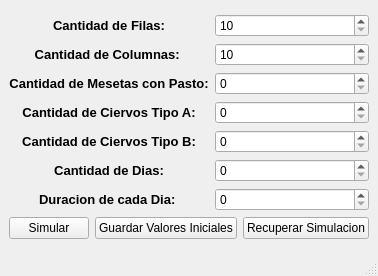
<?xml version="1.0" encoding="UTF-8"?>
<ui version="4.0">
 <class>MainWindow</class>
 <widget class="QMainWindow" name="MainWindow">
  <property name="geometry">
   <rect>
    <x>0</x>
    <y>0</y>
    <width>359</width>
    <height>276</height>
   </rect>
  </property>
  <property name="windowTitle">
   <string>MainWindow</string>
  </property>
  <widget class="QWidget" name="centralwidget">
   <layout class="QGridLayout" name="gridLayout">
    <item row="0" column="0">
     <layout class="QVBoxLayout" name="verticalLayout_3">
      <item>
       <layout class="QHBoxLayout" name="horizontalLayout">
        <item>
         <layout class="QVBoxLayout" name="verticalLayout_2">
          <item>
           <widget class="QLabel" name="label_4">
            <property name="font">
             <font>
              <family>Arial</family>
              <pointsize>10</pointsize>
              <weight>75</weight>
              <bold>true</bold>
             </font>
            </property>
            <property name="text">
             <string>Cantidad de Filas:</string>
            </property>
            <property name="alignment">
             <set>Qt::AlignCenter</set>
            </property>
           </widget>
          </item>
          <item>
           <widget class="QLabel" name="label_5">
            <property name="font">
             <font>
              <family>Arial</family>
              <pointsize>10</pointsize>
              <weight>75</weight>
              <bold>true</bold>
             </font>
            </property>
            <property name="text">
             <string>Cantidad de Columnas: </string>
            </property>
            <property name="alignment">
             <set>Qt::AlignCenter</set>
            </property>
           </widget>
          </item>
          <item>
           <widget class="QLabel" name="label">
            <property name="font">
             <font>
              <family>Arial</family>
              <pointsize>10</pointsize>
              <weight>75</weight>
              <bold>true</bold>
             </font>
            </property>
            <property name="text">
             <string>Cantidad de Mesetas con Pasto:</string>
            </property>
            <property name="alignment">
             <set>Qt::AlignCenter</set>
            </property>
           </widget>
          </item>
          <item>
           <widget class="QLabel" name="label_3">
            <property name="font">
             <font>
              <family>Arial</family>
              <pointsize>10</pointsize>
              <weight>75</weight>
              <bold>true</bold>
             </font>
            </property>
            <property name="text">
             <string>Cantidad de Ciervos Tipo A:</string>
            </property>
            <property name="alignment">
             <set>Qt::AlignCenter</set>
            </property>
           </widget>
          </item>
          <item>
           <widget class="QLabel" name="label_2">
            <property name="font">
             <font>
              <family>Arial</family>
              <pointsize>10</pointsize>
              <weight>75</weight>
              <bold>true</bold>
             </font>
            </property>
            <property name="text">
             <string>Cantidad de Ciervos Tipo B:</string>
            </property>
            <property name="alignment">
             <set>Qt::AlignCenter</set>
            </property>
           </widget>
          </item>
          <item>
           <widget class="QLabel" name="label_6">
            <property name="font">
             <font>
              <family>Arial</family>
              <pointsize>10</pointsize>
              <weight>75</weight>
              <bold>true</bold>
             </font>
            </property>
            <property name="text">
             <string>Cantidad de Dias:</string>
            </property>
            <property name="alignment">
             <set>Qt::AlignCenter</set>
            </property>
           </widget>
          </item>
          <item>
           <widget class="QLabel" name="label_7">
            <property name="font">
             <font>
              <family>Arial</family>
              <pointsize>10</pointsize>
              <weight>75</weight>
              <bold>true</bold>
             </font>
            </property>
            <property name="text">
             <string>Duracion de cada Dia: </string>
            </property>
            <property name="alignment">
             <set>Qt::AlignCenter</set>
            </property>
           </widget>
          </item>
         </layout>
        </item>
        <item>
         <layout class="QVBoxLayout" name="verticalLayout">
          <item>
           <widget class="QSpinBox" name="SpinFilas">
            <property name="minimum">
             <number>10</number>
            </property>
           </widget>
          </item>
          <item>
           <widget class="QSpinBox" name="SpinColumnas">
            <property name="minimum">
             <number>10</number>
            </property>
           </widget>
          </item>
          <item>
           <widget class="QSpinBox" name="SpinMesetas"/>
          </item>
          <item>
           <widget class="QSpinBox" name="SpinTipoA">
            <property name="maximum">
             <number>300</number>
            </property>
           </widget>
          </item>
          <item>
           <widget class="QSpinBox" name="SpinTipoB"/>
          </item>
          <item>
           <widget class="QSpinBox" name="SpinDias"/>
          </item>
          <item>
           <widget class="QSpinBox" name="SpinTiempo"/>
          </item>
         </layout>
        </item>
       </layout>
      </item>
      <item>
       <layout class="QHBoxLayout" name="horizontalLayout_2">
        <item>
         <widget class="QPushButton" name="Simular">
          <property name="text">
           <string>Simular</string>
          </property>
         </widget>
        </item>
        <item>
         <widget class="QPushButton" name="GuardarValores">
          <property name="text">
           <string>Guardar Valores Iniciales</string>
          </property>
         </widget>
        </item>
        <item>
         <widget class="QPushButton" name="RecuperarSimulacion">
          <property name="text">
           <string>Recuperar Simulacion</string>
          </property>
         </widget>
        </item>
       </layout>
      </item>
     </layout>
    </item>
   </layout>
  </widget>
  <widget class="QMenuBar" name="menubar">
   <property name="geometry">
    <rect>
     <x>0</x>
     <y>0</y>
     <width>359</width>
     <height>23</height>
    </rect>
   </property>
  </widget>
  <widget class="QStatusBar" name="statusbar"/>
 </widget>
 <resources/>
 <connections/>
</ui>
